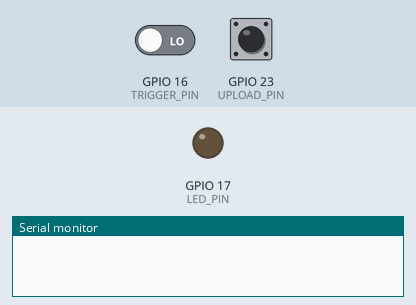
Bench run of a sketch on a simulated ESP32. Parts: output pins drawn as LEDs (lit = HIGH), the last lines printed to the serial monitor. Inputs (shaded band) come from the test bench; at power-on: GPIO 16 (TRIGGER_PIN) LOW, GPIO 23 (UPLOAD_PIN) LOW. WiFi joins after 1.5 s; servers stay silent unless stated.

Above: at 2.2 s.
2.3 s: GPIO 16 (TRIGGER_PIN) driven HIGH
At 3.6 s:
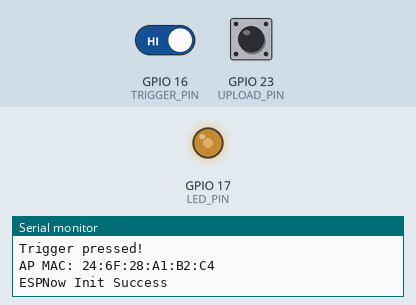
8.3 s: GPIO 16 (TRIGGER_PIN) driven LOW
At 8.6 s:
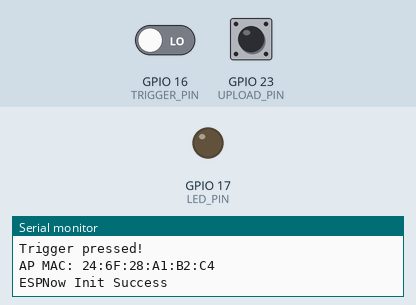
Timing chart, 0 to 11.3 s (numbered marks = the images above; inputs shaded):
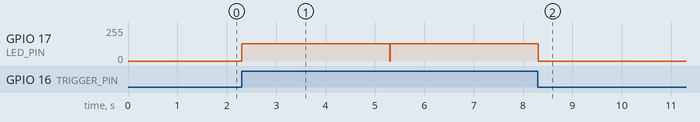

Measured:
- after the input at 2.3 s, GPIO 17 (LED_PIN): 0/255 → 128/255 at once
- after the input at 8.3 s, GPIO 17 (LED_PIN): goes on until 8.3 s, then stays 0/255

The sketch:

data_collector.ino
```cpp
/*
 * Notes...
 *
 *
 * Author: Arjun Tambe, Analytical Mechanical Associates
 * Source: https://github.com/oyetkin/droneiotclient
 *
 * Credit for some portions of code:
 *    ESP-Now Demo by Arvind Ravulavaru <https://github.com/arvindr21>
*/

#include <esp_now.h>
#include "WiFi.h"
#include "HTTPClient.h"

//Edit these!
const char* ssid = "2firestar"; //Name of your wifi network
const char* password =  "sachin12"; //Password for your wifi network
const char* server = "https://api.is-conic.com/api/v0p1/sensor/batch"; //URL for your server

//Pinouts and configurable
#define TRIGGER_PIN GPIO_NUM_16 //for the trigger button
#define LED_PIN GPIO_NUM_17 //output gpio for the led
#define UPLOAD_PIN GPIO_NUM_23 //button that activates uploading when pressed
#define MAX_WIFI_RETRIES 40 //number of times to try connecting to wifi before giving up
#define LED_ON_TIME 3000 //how long to turn on the IR LEDs in millis
#define MAX_SERIES 3 //maximum number of different data series we can read from (see below)

//Other stuff
#define CHANNEL 1 //esp now transmission channel, anything from 1-16
#define PWM_CHANNEL 1 //anything from 1-16
#define LED_FREQ 38000 //pwm modulation frequency, depends on data logger IR hardware
#define DUTY_CYCLE_RES 8 //keep at 8 bits, we don't need better resolution
#define INVALID_LOCATION -181.0 //an invalid lat/lon to use as a placeholder

//This MUST match the code in the data logger to accurately send metadata
#define RECORD_SIZE 2 //n bytes in a single record
#define PREAMBLE_LEN 2
#define MAX_RECORDS 298 // Max number of readings that each sensor could contain

//This struct defines a category of measurement, like "temperature" or "humidity."
struct measurement {
  float min_value; //min recordable by senseor
  float resolution; //sensor resolution
  String unit; //e.g. "Celsius"
  String type; //e.g. "temperature"
  String hardware_name; //optionally, hardware used to collect the measurement
  //The data logger version has graph lower and upper bounds, which we don't need here.
};
typedef struct measurement Measurement;

//One data_series contains metadata and data for a single measurement type.
//For example, temperature data from one device and humidity data from the same device
//are considered two separate data_series.
//We don't have to instantiate these ourselves - we'll use the metadata contained in packets to do that!
struct data_series {
  String series_id; //A unique ID (MAC address + a 2-byte preamble) used to identify packets
  String device_name; //Name of the data logger
  float lat; //coordinates of the logger
  float lon;
  Measurement m; //the type of measurement this data series tracks
  float* sensor_data; //contains the actual data for this data series
  int n_records_recd; //how many values the sensor_data array actually contains right now
};
typedef struct data_series dataSeries;

//Create an array containing ALL the data series
dataSeries all_data_series[MAX_SERIES];

//This is just a way to store 2 bytes together. There are methods to go between the 2-byte datatype to a float.
struct twobyte {
  uint8_t high;
  uint8_t low;
};
typedef struct twobyte TwoByte;

//Number of different data series we've received so far
int n_series_received = 0;

//Fix this later...
#define POST_LENGTH 250 //number of characters in a single json-formatted post request
char batch_post[2 + MAX_RECORDS*POST_LENGTH];
HTTPClient http;


////////////////// begin the code    //////////////////////
void setup() {
  /*
   * Initialize the serial and configure the pinouts.
   */
  Serial.begin(115200);
  delay(1000);

  pinMode(TRIGGER_PIN, INPUT);
  pinMode(LED_PIN, OUTPUT);

  //Used for PWM; set LED_FREQ to the desired freuqency
  ledcSetup(PWM_CHANNEL, LED_FREQ, DUTY_CYCLE_RES);
  ledcAttachPin(LED_PIN, PWM_CHANNEL);
}

void loop() {
  /*
   * Waits for one of the two buttons to be pressed. The first button makes it activate the LED,
   * and listen for ESP-Now packets. The other makes it upload its data to the server.
   */
  bool trigger = false;
  bool upload = false;
  while(!trigger && !upload) {              //stay in this loop until one of the buttons is pressed
    delay(10);
    trigger = digitalRead(TRIGGER_PIN);
    upload = digitalRead(UPLOAD_PIN);
  }
  if (trigger) {       // if it was the trigger button, then prepare for ESP Now and fire the IR LED
    Serial.println("Trigger pressed!");
    //When data is received, it calls the callback function "OnDataRecv."
    setUpESPNow();
    sendIRTrigger();
  } else if (upload) {       //If it was the upload button, connect to the wifi and upload your data
    Serial.println("Upload pressed!");
    uploadData();
  }
}

//////////////////// High level functions ///////////////////////

void sendIRTrigger() {
  /*
   * Simply turn the LED on, and turn it back off after a few seconds
   * The PWM frequency of the LED is configured in setup(), and must match
   * the hardware of the data logger's IR receiver.
   */
  //Write a 50% duty cycle (a square wave that's HIGH half the time) by dividing the
  //maximum resolution value (2^DUTY_CYCLE_RES) by 2.
  ledcWrite(PWM_CHANNEL, pow(2, DUTY_CYCLE_RES-1));
  delay(LED_ON_TIME);
  ledcWrite(PWM_CHANNEL, 0); //write 0% duty cycle, aka off
}


void uploadData() {
  /*
   * Upload all data to the server. Iterates through each of the series we have,
   * creates a Post string for that series, and posts it.
   *
   * If a Series has been instantiated, but the data inside that Series remains empty then
   * there may be issues!
   */
  if (connect_to_server()) {
    for (int i=0; i<n_series_received; i++) {
      post_all_records(all_data_series[i]);
      int response = http.POST(batch_post);
      if (response != 200) {
        Serial.print("HTTP Post error "); Serial.println(response);
      } else {
        Serial.println("Successfully posted.");
      }
    }
    http.end();
  }
}

void OnDataRecv(const uint8_t *mac_addr, const uint8_t *data, int data_len) {
  /*
   * Called as an interrupt whenever data is received on ESP Now.
   */
  ledcWrite(PWM_CHANNEL, 0); //stop firing the IR LED once the other ESP sends data
  String series_id = get_series_id(mac_addr, data); //convert mac address and the top of the data into the Series ID
  Serial.print("Packet Recv from: "); Serial.println(series_id);

  //Get the index in the all_series array of this series id. If it's not in the array, the index will be -1
  int idx = find_series_by_id(series_id);
  if (idx == -1) {                                            //if not found, it is the first packet for a new series, so it's metadata
    Serial.println("Unpack sensor metadata");
    decodeMetaData(data, series_id);
    n_series_received += 1; //increment counter of series received only if it's a new series; and must be after decode metadata
  } else if (all_data_series[idx].n_records_recd >= MAX_RECORDS) { //if we've seen this series id, but the number of records is full,
    Serial.println("Buffer full from this ID; overwriting");        // then treat it as a new metdata and overwrite the old data.
    decodeMetaData(data, series_id);
    all_data_series[idx].n_records_recd = 0;                        //reset the number of records to 0
  } else {                                                          //If it's found, we now have regular data, so save it in the array
    save_series_in_series_array(idx, data, data_len);
  }
}

/////////////////////// Data receiving methods ///////////////////////////


String get_series_id(const uint8_t *mac_addr, const uint8_t *data) {
  /*
   * Create a Series ID string, which is just the mac address plus first 2 bytes (preamble) of the data
   */
  char macStr[18];
  snprintf(macStr, sizeof(macStr), "%02x:%02x:%02x:%02x:%02x:%02x",
         mac_addr[0], mac_addr[1], mac_addr[2], mac_addr[3], mac_addr[4], mac_addr[5]);

  uint8_t index = 0;
  memcpy(&index, &data[0], sizeof(uint8_t)); // first two bytes of the data are the "index"

  return macStr + String(index);
}


void decodeMetaData(const uint8_t *metadata, String series_id) {
  /*
   * Decode the metadata packet. Memcopies the metadata piece by piece
   * into a set of variables.
   */
  char my_device_name[32] = {};
  float my_lat = -181.0;
  float my_lon = -181.0;
  float my_min_value = -181.0;
  float my_resolution = -181.0;
  char my_type[32] = {};
  char my_unit[32] = {};
  char my_hardware[32] = {};
  uint16_t index = 0;
  uint8_t n_packets = 0;
  uint16_t time_interval = 0;
  uint16_t time_offset = 0;

  //Go through each field, one by one, and save all the values
  memcpy(&index, &metadata[0], sizeof(uint8_t)); // data index
  memcpy(&my_device_name, &metadata[2], 32); // name
  memcpy(&my_lat, &metadata[34], sizeof(float)); // lat
  memcpy(&my_lon, &metadata[38], sizeof(float)); // lon
  memcpy(&my_type[0], &metadata[42], 32); // name
  memcpy(&my_unit[0], &metadata[74], 32); // name
  memcpy(&my_min_value, &metadata[106], sizeof(float)); // lat
  memcpy(&my_resolution, &metadata[110], sizeof(float)); // lon
  memcpy(&my_hardware[0], &metadata[114], 32); // hardware
  memcpy(&n_packets, &metadata[146], sizeof(uint8_t)); // n packets
  memcpy(&time_interval, &metadata[147], sizeof(uint16_t)); // n packets
  memcpy(&time_offset, &metadata[149], sizeof(uint16_t)); // n packets

  Serial.println("Device name: " + String(my_device_name));
  Serial.println("Location: " + String(my_lat) + ", " + String(my_lon));
  Serial.println("Measurement: " + String(my_type) + ", " + String(my_unit));
  Serial.println("Measurement Min, Res: " + String(my_min_value) + ", " + String(my_resolution));
  Serial.println("Time interval, offset: " + String(time_interval) + ", " + String(time_offset));
  Serial.println("Next packets must be from: " + series_id);

  //check if we've seen this sensor's data before, and get its index in the series array.
  //If we've never seen it before, we'll use the next available index -
  // which is equal to the number of series we've received so far
  int series_index = find_series_by_id(series_id);
  if (series_index == -1) {
    series_index = n_series_received;
  }
  //Use all the variables above to create a dataSeries struct
  float data_array[MAX_RECORDS] = {0.0}; //the measurements in this dataSeries are all 0 for now.
  all_data_series[series_index] = {series_id, my_device_name, my_lat, my_lon,
    {my_min_value, my_resolution, my_type, my_unit, my_hardware}, data_array, 0};
  Serial.println();
}

void save_series_in_series_array(int series_index, const uint8_t *data, int data_len) {
  /*
   * Save a data packet received via ESP-Now to the data field of one of the dataSeries.
   *
   * series_index: index of the series, in the array of data series, to save to
   * data: Full data from ESP Now, INCLUDING the metadata
   */
  Measurement m = all_data_series[series_index].m; //Get the type of measurement this series records, which we got from metadata
  float *a = all_data_series[series_index].sensor_data; //Get a pointer to the array where data will be saved
  Serial.println("Process sensor data using " + m.type);

  int data_head = all_data_series[series_index].n_records_recd; //Start saving data where the last packet left off
  for (int i=PREAMBLE_LEN; i < data_len; i+=RECORD_SIZE) { //iterate 2 bytes at a time, since every 2 bytes in data is 1 record
    TwoByte s = {data[i], data[i+1]};
    a[data_head - PREAMBLE_LEN + i/RECORD_SIZE] = twobyte_to_float(s, m);
  }
  Serial.print("First reading sent: "); Serial.println(a[data_head]);
  all_data_series[series_index].n_records_recd += (data_len-PREAMBLE_LEN)/RECORD_SIZE; //increment last position to receive data next time
}

/////////////////////////// Data manipulation methods ///////////////////////

int find_series_by_id(String search_id) {
  /*
   * Given a Series ID (Mac + preamble), iterate through the array of all the data series, and return
   * the dataSeries that contains a matching Series ID.
   */
  for (int i=0; i<MAX_SERIES; i++) {
    if (all_data_series[i].series_id.equals(search_id)) {
      return i;
    }
  }
  return -1;
}

float last_float_from_data(uint8_t* a, measurement m) {
  /*
   * Go into the specified array which is made up of TwoBytes,
   * and return the first element in float format.
   *
   * example: last_float_from_data(hum_data, humidity)
   */
   TwoByte s = {a[0], a[1]};
   return twobyte_to_float(s, m);
}

float twobyte_to_float(TwoByte s, measurement m) {
  /*
   * Given a measurement type and a twoByte, convert the twoByte we get
   * from the internal representation of data, to a float. The conversion
   * depends on the measurement type.
   */
   uint16_t v = (s.high << 8) + s.low;
   float x = v*m.resolution + m.min_value;
   return x;
}

/////////////////////////////////// Lower level wifi post methods //////////////////////////////

void post_all_records(dataSeries r) {
  /*
   * Convert the array of input measurements into a json-style list.
   * Saves it into the batch_post buffer.
   */

  //set the first char to open bracket
  memset(batch_post, '[', 1);
  //set the second char to terminator, so concatenation starts from here instead of adding on to the end of the previous
  memset(&batch_post[1], '\0', 1);
  String post = create_post_string(r.device_name, r.sensor_data[0], r.m, r.lat, r.lon) + ",";
  strncat(batch_post, post.c_str(), strlen(post.c_str())+1);//one extra for the null terminator. may have to memset this ourselves
  for (int i = 1; i < 2; i++) { //should be to r.n_records_recd
    String post = create_post_string(r.device_name, r.sensor_data[i], r.m, r.lat, r.lon);
    if (i < 2-1) {
      post = post + ",";
    }
    strncat(batch_post, post.c_str(), strlen(post.c_str()));
  }
  strcat(batch_post, "]");
  Serial.println("Built post string.");
  Serial.println(batch_post);
}

String create_post_string(String device_name, float value, Measurement m, float lat, float lon) {
  /*
   * Convert the input measurement to a json-formatted string. Pass in the device name, the measured
   * value, the measurement type, and the coordinates.
   *
   * For non-mandatory fields:
   *  For lat/lon, if you pass in the INVALID_LOCATION value,  it won't include the coordinates
   *  If the Measurement's hardware_name parameter is an empty string, it won't be included
   *  Time is not included.
   *
   */
  String json = "{\"key\":\"" + device_name + "\",\"measurement_name\":\"" + m.type;
  json = json + "\",\"unit\":\"" + m.unit + "\",\"value\":\"" + String(value);

  if (lat != INVALID_LOCATION && lon != INVALID_LOCATION) {
    json = json + "\",\"lat\":\"" + String(lat) + "\",\"lon\":\"" + String(lon);
  } if (!m.hardware_name.equals("")) {
    json = json + "\",\"hardware\":\"" + m.hardware_name;
  }
  json = json + "\"}";
  return json;
}

//////////////////ESP Now and Wifi setup /////////////////////

void setUpESPNow() {
  /*
   * Prepares the device to receive data on ESP-Now. Disconnects from Wifi,
   * configures the device as an Access Point, and prints out its mac address.
   *
   */
  WiFi.disconnect(); //TODO: make sure this works after connecting to wifi, may need to move after configAP
  WiFi.mode(WIFI_AP);
  //configDeviceAP();
  Serial.print("AP MAC: "); Serial.println(WiFi.softAPmacAddress());
  if (esp_now_init() == ESP_OK) {
    Serial.println("ESPNow Init Success");
  } else {
    Serial.println("ESPNow Init Failed");
    ESP.restart();
  }
  esp_now_register_recv_cb(OnDataRecv); //OnDataRecv will get called whenever we receive data.
}


bool connect_to_server() {
  /*
   * Connect to the wifi and the server. Return true if successful.
   * Gives up if it can't connect to the WiFi network after several tries.
   */
  WiFi.mode(WIFI_STA);
  WiFi.begin(ssid, password);
  int counter = 0;
  while (WiFi.status() != WL_CONNECTED) {
    delay(500);
    Serial.println("Connecting to WiFi..");
    counter++;
    if (counter > MAX_WIFI_RETRIES) {
      Serial.println("Failed to connect!");
      return false;
    }
  }
  Serial.println("Connected to the WiFi network");
  http.begin(server);
  http.addHeader("Content-Type", "application/json"); //all our POST requests will be in json format!
  Serial.println("Connected to server.");
  return true;
}
```
